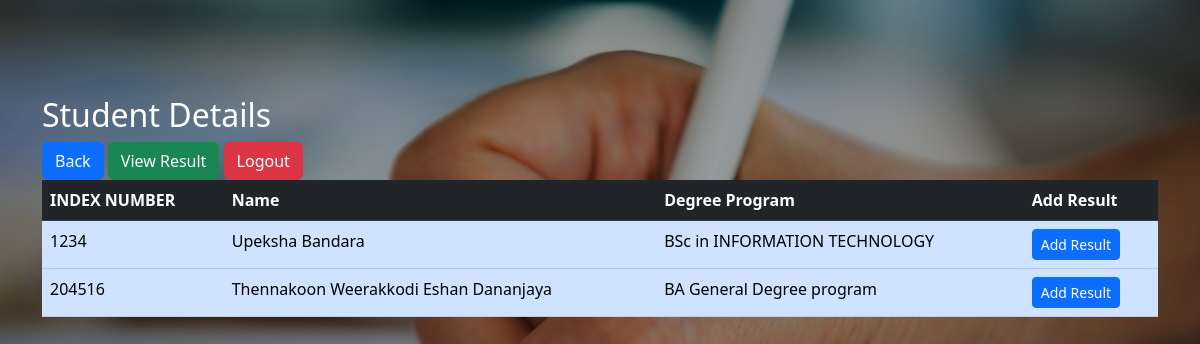
The app's page /stdtmrks.php with its own data.
### tables this page shows
CREATE TABLE `student_tb` (
  `stid` int(11) NOT NULL,
  `name` varchar(255) DEFAULT NULL,
  `age` int(11) DEFAULT NULL,
  `email` varchar(255) DEFAULT NULL,
  `dgname` varchar(255) DEFAULT NULL
);

### stdtmrks.php (the view, shortened to what this page needs)
<!DOCTYPE html>
<html lang="en">
<head>
    <link rel="stylesheet" href="style1.css">
    <link rel="stylesheet" href="css\bootstrap\css\bootstrap.min.css">
    <link rel="stylesheet" href="https://cdnjs.cloudflare.com/ajax/libs/font-awesome/5.15.3/css/all.min.css">
    <link href="https://cdn.jsdelivr.net/npm/bootstrap@5.3.0-alpha3/dist/css/bootstrap.min.css" rel="stylesheet"
>
</head>
<br>
<body style="background: url(img/18.jpg); background-size: cover; ">
<br>
    <div class="container my-5">
        <h2 style="color:white;">Student Details</h2>
        <a href="stdt1.php" class="btn btn-primary">
            <i class="bi bi-house-door-fill"></i>Back
        </a>
        <a href="viwe__result.php" class=" btn btn-success">
            <i class="btn-sm"></i>View Result </a>
        <a href="index.php" class="btn btn-danger">
            <i class="bi bi-house-door-fill"></i>Logout
        </a>
        <br>
        <table class="table">
            <thead class="table-dark">
                <tr>
                    <th>INDEX NUMBER</th>
                    <th>Name</th>
                    <th>Degree Program</th>
                    <th>Add Result</th>
                </tr>
            </thead>
            <tbody>
                <?php
                $db_conn = connection();
                if (isset($_GET['stid']) && is_numeric($_GET['stid'])) {
                    $stid = $_GET['stid'];
                    $query = "SELECT * FROM student_tb WHERE stid = $stid";
                } else {
                    $query = "SELECT * FROM student_tb";
                }
                $result = mysqli_query($db_conn, $query);
                while ($row = $result->fetch_assoc()) {
                    echo "
                        <tr class='table-primary'>
                            <td>{$row['stid']}</td>
                            <td>{$row['name']}</td>
                            <td>{$row['dgname']}</td>
                            <td>
                                <a class='btn btn-primary btn-sm' href='add_result.php?id={$row['stid']}'>Add Result</a>
                            </td>
                        </tr>";
                }
                ?>
            </tbody>
        </table>
    </div>
</body>
</html>

### style1.css (style rules this page uses)
* { margin:0; padding:0; }
body { margin:0; font-family: Arial, "Helvetica Neue", Helvetica, sans-serif; font-size:17px; color:#fffdffe9; line-height:1.6; }

### records on screen
student_tb: stid "1234", name "Upeksha Bandara", dgname "BSc in INFORMATION TECHNOLOGY"
student_tb: stid "204516", name "Thennakoon Weerakkodi Eshan Dananjaya", dgname "BA General Degree program"
